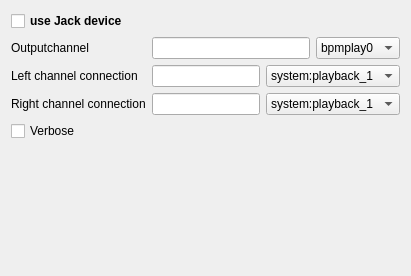
         <widget class="QWidget" name="jacktab">
          <attribute name="title">
           <string>Jack</string>
          </attribute>
          <layout class="QGridLayout" name="subgridLayout">
           <item row="0" column="0" colspan="3">
            <widget class="QCheckBox" name="jack">
             <property name="enabled">
              <bool>true</bool>
             </property>
             <property name="font">
              <font>
               <weight>75</weight>
               <bold>true</bold>
              </font>
             </property>
             <property name="text">
              <string>use Jack device</string>
             </property>
            </widget>
           </item>
           <item row="1" column="0">
            <widget class="QLabel" name="outputchannel_label">
             <property name="enabled">
              <bool>true</bool>
             </property>
             <property name="text">
              <string>Outputchannel</string>
             </property>
             <property name="wordWrap">
              <bool>false</bool>
             </property>
            </widget>
           </item>
           <item row="1" column="1" colspan="2">
            <layout class="QHBoxLayout" name="horizontalLayout1">
             <item>
              <widget class="QLineEdit" name="jack_dev">
               <property name="enabled">
                <bool>true</bool>
               </property>
               <property name="text">
                <string/>
               </property>
              </widget>
             </item>
             <item>
              <widget class="QComboBox" name="jackcombo">
               <item>
                <property name="text">
                 <string>bpmplay0</string>
                </property>
               </item>
               <item>
                <property name="text">
                 <string>bpmplay1</string>
                </property>
               </item>
               <item>
                <property name="text">
                 <string>bpmplay2</string>
                </property>
               </item>
               <item>
                <property name="text">
                 <string>bpmplay3</string>
                </property>
               </item>
              </widget>
             </item>
            </layout>
           </item>
           <item row="2" column="0">
            <widget class="QLabel" name="connectchannell_label">
             <property name="enabled">
              <bool>true</bool>
             </property>
             <property name="text">
              <string>Left channel connection</string>
             </property>
             <property name="wordWrap">
              <bool>false</bool>
             </property>
            </widget>
           </item>
           <item row="2" column="1" colspan="2">
            <layout class="QHBoxLayout" name="horizontalLayout">
             <item>
              <widget class="QLineEdit" name="jack_lout">
               <property name="enabled">
                <bool>true</bool>
               </property>
               <property name="text">
                <string/>
               </property>
              </widget>
             </item>
             <item>
              <widget class="QComboBox" name="jackloutcombo">
               <item>
                <property name="text">
                 <string>system:playback_1</string>
                </property>
               </item>
               <item>
                <property name="text">
                 <string>system:playback_2</string>
                </property>
               </item>
               <item>
                <property name="text">
                 <string>system:playback_3</string>
                </property>
               </item>
               <item>
                <property name="text">
                 <string>system:playback_4</string>
                </property>
               </item>
              </widget>
             </item>
            </layout>
           </item>
           <item row="3" column="0">
            <widget class="QLabel" name="connectchannelr_label">
             <property name="enabled">
              <bool>true</bool>
             </property>
             <property name="text">
              <string>Right channel connection</string>
             </property>
             <property name="wordWrap">
              <bool>false</bool>
             </property>
            </widget>
           </item>
           <item row="3" column="1" colspan="2">
            <layout class="QHBoxLayout" name="horizontalLayoutLR">
             <item>
              <widget class="QLineEdit" name="jack_rout">
               <property name="enabled">
                <bool>true</bool>
               </property>
               <property name="text">
                <string/>
               </property>
              </widget>
             </item>
             <item>
              <widget class="QComboBox" name="jackroutcombo">
               <item>
                <property name="text">
                 <string>system:playback_1</string>
                </property>
               </item>
               <item>
                <property name="text">
                 <string>system:playback_2</string>
                </property>
               </item>
               <item>
                <property name="text">
                 <string>system:playback_3</string>
                </property>
               </item>
               <item>
                <property name="text">
                 <string>system:playback_4</string>
                </property>
               </item>
              </widget>
             </item>
            </layout>
           </item>
           <item row="4" column="0" colspan="3">
            <widget class="QCheckBox" name="jack_verbose">
             <property name="enabled">
              <bool>true</bool>
             </property>
             <property name="text">
              <string>Verbose</string>
             </property>
            </widget>
           </item>
           <item row="5" column="2">
            <spacer name="verticalSpacer">
             <property name="orientation">
              <enum>Qt::Vertical</enum>
             </property>
             <property name="sizeHint" stdset="0">
              <size>
               <width>20</width>
               <height>124</height>
              </size>
             </property>
            </spacer>
           </item>
          </layout>
         </widget>
